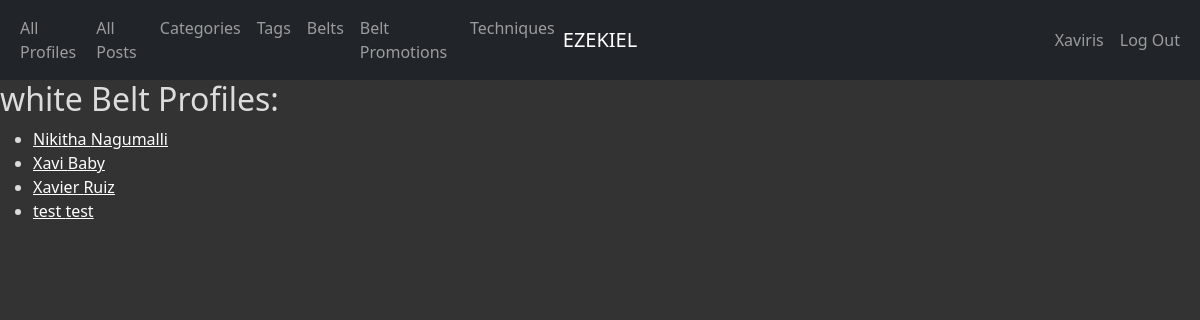
Page /belts/1/ (signed in) on the committed database.
### app_info/models.py (models this page shows, shortened)
class Profile(AbstractUser):
    profile_id = models.AutoField(primary_key=True)
    first_name = models.CharField(max_length=45)
    last_name = models.CharField(max_length=45)
    join_date = models.DateTimeField(default=timezone.now)
    profile_picture = models.ImageField(default="")
    banner_picture = models.ImageField(default="")
    belt = models.ForeignKey(Belt, related_name='profiles', on_delete=models.PROTECT)
    def get_absolute_url(self):
        return reverse('app_info_profile_detail_urlpattern',
                       kwargs={'pk': self.pk}
                       )
    class Meta:
        ordering = ['first_name']

class Belt(models.Model):
    belt_id = models.AutoField(primary_key=True)
    name = models.CharField(max_length=45)
    class Meta:
        ordering = ['name']

### app_info/views.py (the view)
class BeltDetail(DetailView):
    model = Belt
    def get_context_data(self, **kwargs):
        context = super(DetailView, self).get_context_data(**kwargs)
        belt = self.get_object()
        profiles = belt.profiles.all()
        name = belt.name
        context['profiles'] = profiles
        context['name'] = name
        return context

### app_info/templates/app_info/belt_detail.html (shortened to what this page needs)
{% extends 'app_info/base.html' %}
{% block content %}
    <h2>{{ belt.name }} Belt Profiles:</h2>
    <section>
        <table>
            <tr>
                <td>
                    <ul>
                        {% for profile in profiles %}
                        <li>
                            <a href="{{ profile.get_absolute_url }}">{{ profile.first_name }} {{ profile.last_name }}</a>
                        </li>
                        {% empty %}
                        <li><em>There are no profiles for this belt</em></li>
                        {% endfor %}
                    </ul>
                </td>
            </tr>
        </table>
    </section>
{% endblock %}

### app_info/templates/app_info/base.html (shortened to what this page needs)
{% load static %}
<!DOCTYPE html>
<html lang="en">
<head>
  {% load bootstrap5 %}
  {% bootstrap_css %}
        <link rel="stylesheet" type="text/css"
          href="{% static 'app_info/cover.css' %}">
</head>
<body>
<nav class="navbar navbar-expand-md navbar-dark bg-dark">
    <div class="container-fluid">
        <div class="navbar-collapse collapse w-100 order-1 order-md-0 dual-collapse2">
            <ul class="navbar-nav me-auto">
            <li class="nav-item">
                <a class="nav-link" href="{% url 'app_info_profile_list_urlpattern' %}">
                    All Profiles</a></li>
            <li class="nav-item">
                <a class="nav-link" href="{% url 'app_info_post_list_urlpattern' %}">
                    All Posts</a>
            </li>
            <li class="nav-item">
                <a class="nav-link" href="{% url 'app_info_categories_list_urlpattern' %}">
                    Categories</a>
            </li>
            <li class="nav-item">
                <a class="nav-link" href="{% url 'app_info_tag_list_urlpattern' %}">
                    Tags</a>
            </li>
            <li class="nav-item">
                <a class="nav-link" href="{% url 'app_info_belt_list_urlpattern' %}">
                    Belts</a>
            </li>
            <li class="nav-item">
                <a class="nav-link" href="{% url 'app_info_belt_promotion_post_list_urlpattern' %}">
                    Belt Promotions</a>
            </li>
            <li class="nav-item">
                <a class="nav-link" href="{% url 'app_info_technique_list_urlpattern' %}">
                    Techniques</a>
            </li>
            </ul>
        </div>
        <div class="mx-auto order-0">
            <a class="navbar-brand mx-auto" href="/">EZEKIEL</a>
        </div>
        <div class="navbar-collapse collapse w-100 order-3 dual-collapse2">
            <ul class="navbar-nav ms-auto">
                <li class="nav-item">
                    {% if user.is_authenticated %}
                    <li><a class="nav-link" href="{{ user.get_absolute_url }}">
                        {{ user.username }}</a></li>
                {% else %}
                    <li><a class="nav-link" href="{% url 'app_info_profile_create_urlpattern'%}">Sign Up</a></li>
                {% endif %}
                </li>
                <li class="nav-item">
                    {% if user.is_authenticated %}
                    <li><a class="nav-link" href="{% url 'logout_urlpattern' %}">
                        Log Out</a></li>
                {% else %}
                    <li><a class="nav-link" href="{% url 'login_urlpattern' %}">
                        Login</a></li>
                {% endif %}
                </li>
            </ul>
        </div>
    </div>
</nav>
{% block content %}{% endblock %}
</body>
</html>

### static/app_info/cover.css (style rules this page uses)
a, a:focus, a:hover { color: #fff; }
html, body { height: 100%; background-color: #333; }
div, h2, h3, em, li, span, label, td, th { color: gainsboro; }

### rows in the picture
Profile: username "Xaviris", first_name "Xavier", last_name "Ruiz"
Belt: name "white"
Profile: first_name "Nikitha", last_name "Nagumalli"
Profile: first_name "Xavi", last_name "Baby"
Profile: first_name "test", last_name "test"
